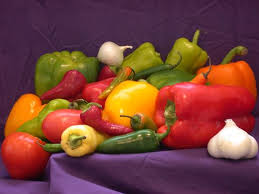
#> input picture NTNU-image-processing/hw1/assets/sample.jpg, 259 x 194 px
$ python main.py
#> lines starting #> are read from the running program, lines starting #| are printed output that depends on the picture
import numpy as np
import matplotlib.pyplot as plt

# Configure the image filepath
IMAGE_DIR = "./assets/"
SAMPLE_IMAGE = f"{IMAGE_DIR}sample.jpg"
RGB_IMAGE = f"{IMAGE_DIR}rgb.jpg"
GRAY_IMAGE = f"{IMAGE_DIR}gray.jpg"
MATLAB_GRAY_IMAGE = f"{IMAGE_DIR}matlab_gray.jpg"
GRAY_WITHOUTCMAP_IMAGE = f"{IMAGE_DIR}gray_without_cmap.jpg"

# Read the original RGB image
rgb_img = plt.imread(SAMPLE_IMAGE)
#> rgb_img is the input picture: shape (194, 259, 3); mean R, G, B 120.7, 66.3, 57.9

# Convert the RGB image to grayscale
gray_img = np.dot(rgb_img[..., :3], [0.3, 0.3, 0.3])
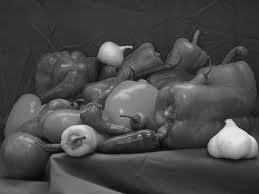
#> gray_img: shape (194, 259) float64; min 3.6, max 229.5, mean 73.5

# Convert the RGB image to grayscale by Matlab method
matlab_gray_img = np.dot(rgb_img[..., :3], [0.2989, 0.5870, 0.1140])
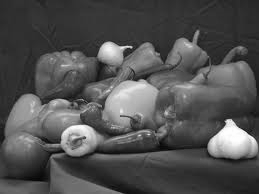
#> matlab_gray_img: shape (194, 259) float64; min 3.65, max 255, mean 81.6

# Save image
plt.imsave(RGB_IMAGE, rgb_img)
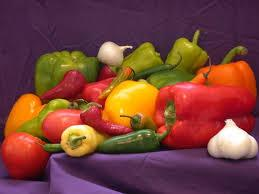
#> saved as rgb.jpg: shape (194, 259, 3); mean R, G, B 120.8, 66.2, 58

# Save image with cmap
plt.imsave(GRAY_IMAGE, gray_img, cmap="gray")

# Save image with cmap
plt.imsave(MATLAB_GRAY_IMAGE, matlab_gray_img, cmap="gray")

# Save image without cmap
plt.imsave(GRAY_WITHOUTCMAP_IMAGE, gray_img)
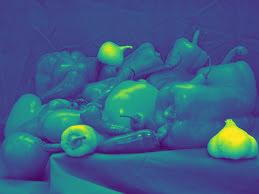
#> saved as gray_without_cmap.jpg: shape (194, 259, 3); mean R, G, B 57.7, 94.4, 134
